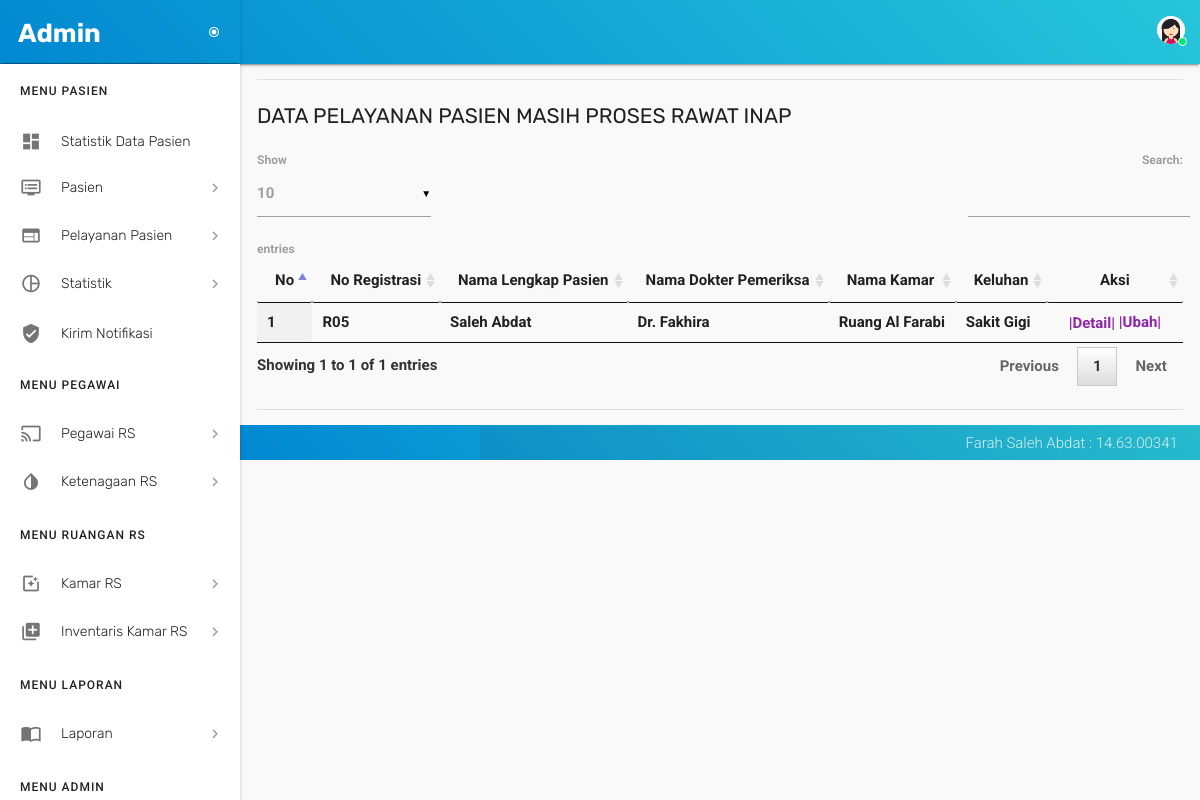
The page /pelayanan_pasien_dlm_rawat_inap.php (signed in) on the database its author committed.
### tables this page shows
CREATE TABLE `pelayanan` (
  `id_pelayanan` int(21) NOT NULL,
  `id_pasien` int(21) NOT NULL,
  `id_pegawai` int(21) NOT NULL,
  `id_kamar` int(21) NOT NULL,
  `keluhan` varchar(30) NOT NULL,
  `diagnosa` varchar(30) DEFAULT NULL,
  `tgl_masuk` date NOT NULL,
  `tgl_keluar` date DEFAULT NULL,
  `keterangan` text NOT NULL
);

CREATE TABLE `pasien` (
  `id_pasien` int(21) NOT NULL,
  `no_registerasi` varchar(30) NOT NULL,
  `nama_lengkap` varchar(30) NOT NULL,
  `nama_ibu_kandung` varchar(30) NOT NULL,
  `tempat_lahir` varchar(30) NOT NULL,
  `tgl_lahir` date NOT NULL,
  `jenis_kelamin` enum('Laki-laki','Perempuan') NOT NULL,
  `agama` enum('Islam','Kristen','Budha','Hindu','Protestan') NOT NULL,
  `no_telepon` varchar(21) NOT NULL,
  `no_telepon_lain` varchar(21) NOT NULL,
  `pekerjaan` varchar(31) NOT NULL,
  `alamat_jln` text NOT NULL,
  `kabupaten_kota` varchar(30) NOT NULL,
  `kecamatan` varchar(30) DEFAULT NULL,
  `desa` varchar(30) DEFAULT NULL,
  `rt_rw` varchar(21) NOT NULL,
  `status` enum('Baru','Proses','Keluar') NOT NULL DEFAULT 'Baru'
);

CREATE TABLE `pegawai` (
  `id_pegawai` int(21) NOT NULL,
  `nip` varchar(21) NOT NULL,
  `nama_pegawai` varchar(30) NOT NULL,
  `jabatan_pegawai` varchar(30) NOT NULL,
  `status` enum('On','Off') NOT NULL DEFAULT 'On',
  `jenis_pegawai` enum('Permanen','Kontrak','Outsourcing') NOT NULL,
  `nama_pt` varchar(100) DEFAULT NULL,
  `tgl_lahir` date NOT NULL,
  `tgl_masuk_kerja` date NOT NULL,
  `tgl_keluar_kerja` date DEFAULT NULL,
  `jenis_kelamin` enum('Laki-laki','Perempuan') NOT NULL,
  `agama` enum('Islam','Kristen','Hindu','Budha','Protestan') NOT NULL,
  `pendidikan_akhir` varchar(30) NOT NULL,
  `no_telepon` varchar(21) NOT NULL,
  `no_telepon_rumah` varchar(21) NOT NULL,
  `kabupaten_kota` varchar(30) NOT NULL,
  `kecamatan` varchar(30) DEFAULT NULL,
  `desa` varchar(30) DEFAULT NULL,
  `rt_rw` varchar(30) DEFAULT NULL,
  `alamat_jln` varchar(30) NOT NULL,
  `jumlah` int(21) NOT NULL DEFAULT '0'
);

CREATE TABLE `kamar` (
  `id_kamar` int(21) NOT NULL,
  `no_kamar` varchar(30) NOT NULL,
  `nama_kamar` varchar(30) NOT NULL,
  `kelas` varchar(30) NOT NULL,
  `jumlah_tt` varchar(30) NOT NULL,
  `lokasi` varchar(30) NOT NULL,
  `status` enum('On','Off') DEFAULT 'On',
  `keterangan` text NOT NULL
);

### pelayanan_pasien_dlm_rawat_inap.php (the view, shortened to what this page needs)
<?php
 if (empty($_SESSION['username'])) {
 header("location:login_form.php");
 }
 else {
 ?>
<!DOCTYPE html>
<html lang="en">
  <head>
    <link href="assets/css/materialize.css" type="text/css" rel="stylesheet">
    <link href="assets/css/style.css" type="text/css" rel="stylesheet">
    <link href="assets/css/custom.css" type="text/css" rel="stylesheet">
    <link href="assets/css/perfect-scrollbar.css" type="text/css" rel="stylesheet">
    <link href="assets/css/jquery-jvectormap.css" type="text/css" rel="stylesheet">
    <link href="assets/css/jquery.dataTables.min.css" type="text/css" rel="stylesheet">
  </head>
  <body>
  <?php include 'config/header.php'; ?>
  <?php include 'config/menu.php'; ?>
        <section id="content">
          <div class="container">
            <div class="section">
              <div class="divider"></div>
              <div id="table-datatables">
                <h4 class="header">Data Pelayanan Pasien Masih Proses Rawat Inap</h4>
                <div class="row">
                  <div class="col s12">
                    <table id="data-table-simple" class="responsive-table display" cellspacing="0">
                        <thead>
                        <tr>
                        <th> No </th>
                        <th> No Registrasi </th>
                        <th> Nama Lengkap Pasien </th>
                        <th> Nama Dokter Pemeriksa </th>
                        <th> Nama Kamar </th>
                        <th> Keluhan </th>
                        <th style="width:100px;text-align: center;"> Aksi </th>
                        </tr>
                        </thead>
                       <tbody>
                        <?php
                        include 'config/koneksiDB.php';
                        $query = "SELECT pasien.nama_lengkap,
                                         pasien.no_registerasi,
                                         pasien.nama_ibu_kandung,
                                         pasien.tempat_lahir,
                                         pasien.tgl_lahir,
                                         pasien.jenis_kelamin,
                                         pasien.agama,
                                         pasien.no_telepon,
                                         pasien.pekerjaan,
                                         pasien.alamat_jln,
                                         pasien.kabupaten_kota,
                                         pasien.kecamatan,
                                         pasien.desa,
                                         pegawai.nama_pegawai,
                                         pegawai.nip,
                                         pasien.rt_rw,
                                         kamar.nama_kamar,
                                         kamar.lokasi,
                                         kamar.no_kamar,
                                         pelayanan.id_pelayanan,
                                         pelayanan.keluhan,
                                         pelayanan.diagnosa,
                                         pelayanan.tgl_masuk,
                                         pelayanan.tgl_keluar,
                                         pelayanan.keterangan
                                         FROM pelayanan
                                         LEFT JOIN pasien
                                         ON pasien.id_pasien = pelayanan.id_pasien
                                         LEFT JOIN pegawai
                                         ON pegawai.id_pegawai = pelayanan.id_pegawai
                                         LEFT JOIN kamar ON Kamar.id_kamar = pelayanan.id_kamar
                                         WHERE pelayanan.diagnosa IS NULL AND pelayanan.tgl_keluar IS NULL";
                        $result=mysqli_query($koneksi, $query) or die(mysqli_error());
                        $no=1;
                        while ($data = mysqli_fetch_array($result, MYSQLI_BOTH)){
                        ?>
                        <tr>
                        <td><?php echo $no++; ?></td>
                        <td><?php echo $data['no_registerasi']; ?></td>
                        <td><?php echo $data['nama_lengkap']; ?></td>
                        <td><?php echo $data['nama_pegawai']; ?></td>
                        <td><?php echo $data['nama_kamar']; ?></td>
                        <td><?php echo $data['keluhan']; ?></td>
                        <td style="width:100px;text-align: center;">
                        <a class='waves-effect waves-light modal-trigger' href='#modal2<?php echo $data['id_pelayanan']; ?>'>|Detail|</a>
                        <?php echo "
                        <a href='pelayanan_form_ubah.php?id_pelayanan=$data[id_pelayanan]'>|Ubah|</a>";
                        ?>
                        </td>
                        </tr>
                        <?php
                        }
                        ?>
                   </tbody>
                    </table>
                  </div>
                </div>
              </div>
            <br>
          <div class="divider"></div>
        </div>
      </div>
    </section>
    <?php include 'config/footer.php'; ?>
  </body>
</html>
<?php } ?>

### rows shown on the page
pelayanan: id_pasien.no_registerasi "R05", id_pasien.nama_lengkap "Saleh Abdat", id_pegawai.nama_pegawai "Dr. Fakhira", id_kamar.nama_kamar "Ruang Al Farabi", keluhan "Sakit Gigi"

### other values the page prints
$_SESSION['username'] "Admin"
